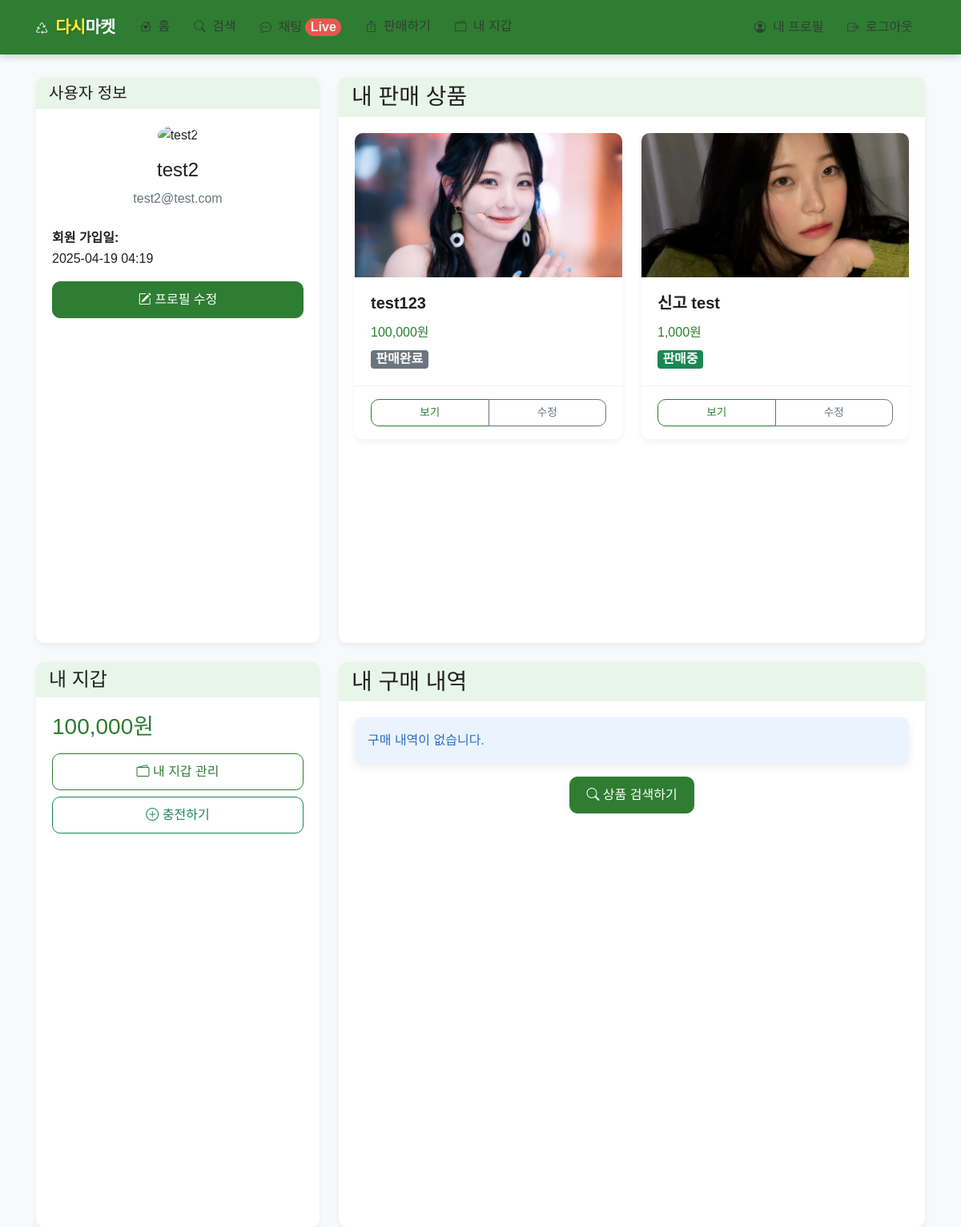
Before: /auth/profile (signed in) with the older database file.
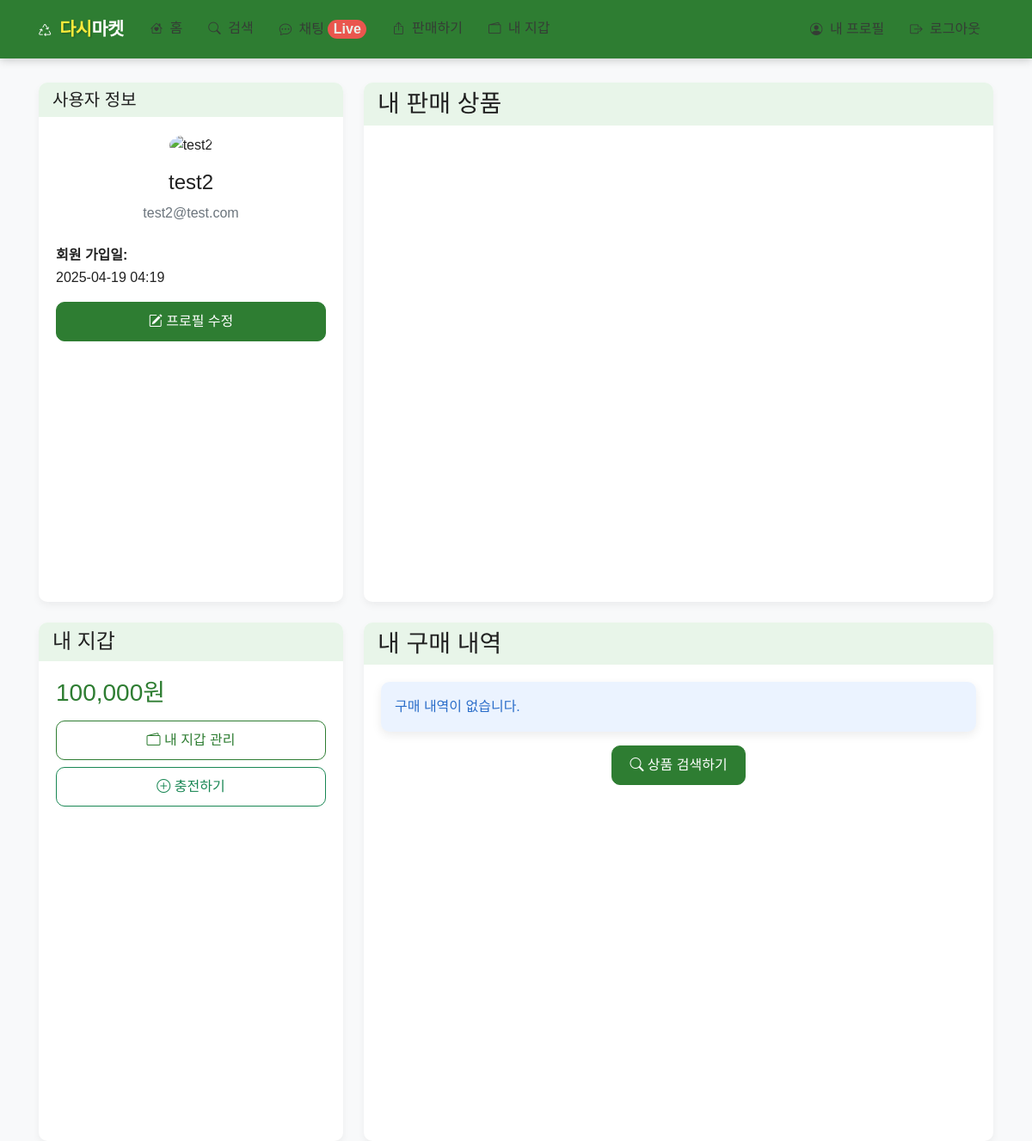
After: the same page with the newer database file.
### app/models.py (models this page shows, shortened)
class Product(db.Model):
    __tablename__ = 'products'
    id = db.Column(db.Integer, primary_key=True)
    title = db.Column(db.String(120), nullable=False)
    description = db.Column(db.Text, nullable=False)
    price = db.Column(db.Integer, nullable=False)
    category = db.Column(db.String(50), nullable=False)
    location = db.Column(db.String(100), nullable=False)
    seller_id = db.Column(db.Integer, db.ForeignKey('users.id'), nullable=False)
    status = db.Column(db.String(20), default='active')  # active, sold, hidden
    created_at = db.Column(db.DateTime, default=datetime.utcnow)
    updated_at = db.Column(db.DateTime, default=datetime.utcnow, onupdate=datetime.utcnow)
    images = db.relationship('ProductImage', backref='product', lazy='dynamic', cascade='all, delete-orphan')
    transfers = db.relationship('Transfer', backref='product', lazy='dynamic')

class ProductImage(db.Model):
    __tablename__ = 'product_images'
    id = db.Column(db.Integer, primary_key=True)
    product_id = db.Column(db.Integer, db.ForeignKey('products.id'), nullable=False)
    image_path = db.Column(db.String(200), nullable=False)
    created_at = db.Column(db.DateTime, default=datetime.utcnow)

### app/auth/routes.py (the view)
@bp.route('/profile', methods=['GET'])
@login_required
def profile():
    return render_template('auth/profile.html', title='내 프로필', user=current_user)

### app/models.py (called while the page is built)
@login_manager.user_loader
def load_user(id):
    return User.query.get(int(id))

### app/templates/auth/profile.html (shortened to what the changed rows need)
{% extends 'base.html' %}
{% block content %}
<div class="row">
    <div class="col-md-8">
        <div class="card mb-4">
            <div class="card-body">
                {% if user.products %}
                <div class="row row-cols-1 row-cols-md-2 g-4">
                    {% for product in user.products %}
                    <div class="col">
                        <div class="card h-100">
                            {% if product.images.first() %}
                            <img src="{{ url_for('static', filename='uploads/' + product.images.first().image_path) }}" class="card-img-top" alt="{{ product.title }}" style="height: 180px; object-fit: cover;">
                            {% else %}
                            <div class="card-img-top bg-light d-flex align-items-center justify-content-center" style="height: 180px;">
                                <span class="text-muted">이미지 없음</span>
                            </div>
                            {% endif %}
                            <div class="card-body">
                                <h5 class="card-title">{{ product.title }}</h5>
                                <p class="card-text text-primary">{{ product.price|format_number }}원</p>
                                <p class="card-text">
                                    <span class="badge {% if product.status == 'active' %}bg-success{% elif product.status == 'reserved' %}bg-warning text-dark{% else %}bg-secondary{% endif %}">
                                        {% if product.status == 'active' %}판매중{% elif product.status == 'reserved' %}거래중{% else %}판매완료{% endif %}
                                    </span>
                                </p>
                            </div>
                            <div class="card-footer">
                                <div class="btn-group w-100" role="group">
                                    <a href="{{ url_for('product.view_product', product_id=product.id) }}" class="btn btn-sm btn-outline-primary">보기</a>
                                    {% if current_user.id == user.id %}
                                    <a href="{{ url_for('product.edit_product', product_id=product.id) }}" class="btn btn-sm btn-outline-secondary">수정</a>
                                    {% endif %}
                                </div>
                            </div>
                        </div>
                    </div>
                    {% endfor %}
                </div>
                {% endif %}
            </div>
        </div>
    </div>
</div>
{% endblock %}

Changed rows visible on the page:
removed Product: image_path (picture), title "test123", price "100,000", status "판매완료"
removed Product: image_path (picture), title "신고 test", price "1,000", status "판매중"
